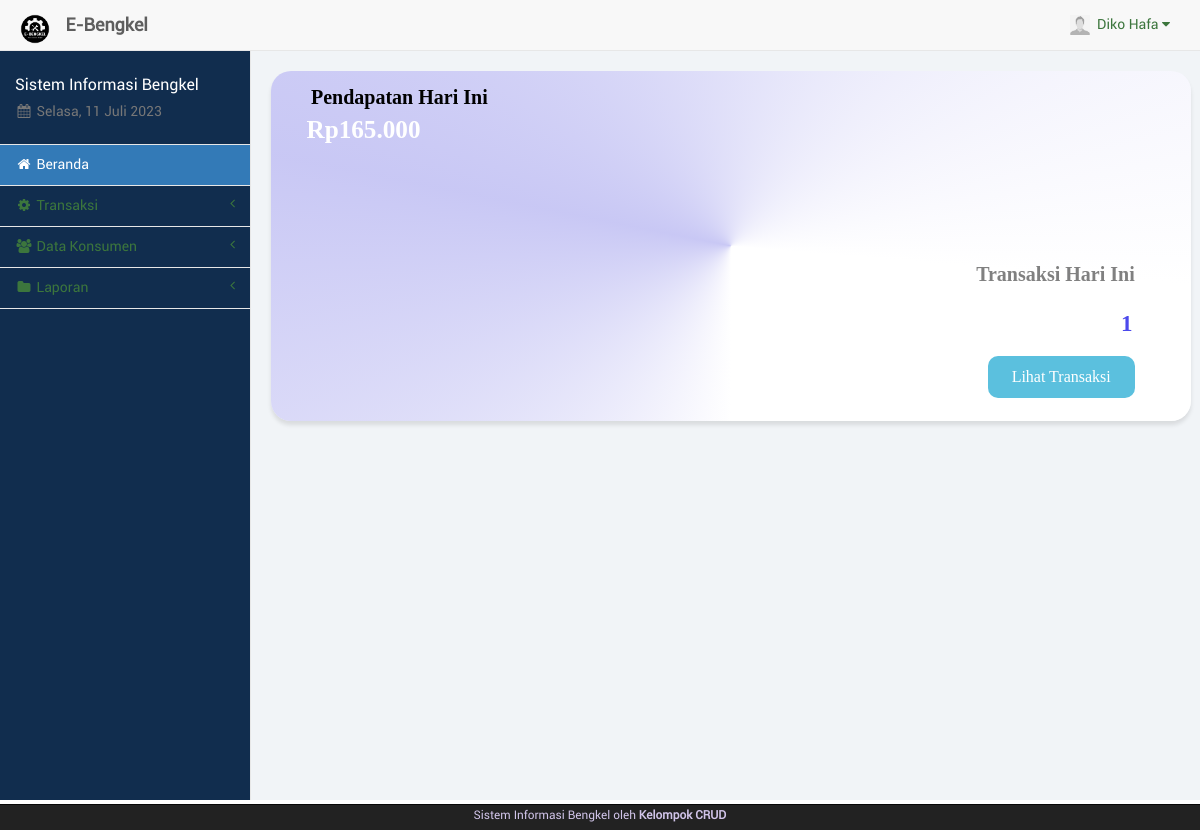
Screenshot of /kasir/index.php?login=success (signed in) with the database file from the repository.
### tables this page shows
CREATE TABLE `kasir` (
  `id_kasir` int(11) NOT NULL,
  `nama_kasir` varchar(50) NOT NULL,
  `telp_kasir` varchar(20) NOT NULL,
  `user_kasir` varchar(50) NOT NULL,
  `pass_kasir` varchar(100) NOT NULL,
  `foto_kasir` text NOT NULL,
  `id_adm` int(11) NOT NULL
);

### kasir/sess_check.php (called while the page is built, shortened)
<?php
	$chk_sess = $_SESSION['kasir'];
	include("dist/config/koneksi.php");
	$sql_sess = "SELECT * FROM kasir WHERE id_kasir='". $chk_sess ."'";
	$ress_sess = mysqli_query($conn, $sql_sess);
	$row_sess = mysqli_fetch_array($ress_sess);
	$sess_kasirname = $row_sess['nama_kasir'];
	$sess_kasirfoto = $row_sess['foto_kasir'];
?>

### kasir/layout_top.php (the view, shortened to what this page needs)
<?php
	$haries = array("Sunday" => "Minggu", "Monday" => "Senin", "Tuesday" => "Selasa", "Wednesday" => "Rabu", "Thursday" => "Kamis", "Friday" => "Jum'at", "Saturday" => "Sabtu");
	$bulans = array("", "Januari", "Februari", "Maret", "April", "Mei", "Juni", "Juli", "Agustus", "September", "Oktober", "November", "Desember");
	$hari_ini = $haries[date("l")];
	$bulan_ini = $bulans[date("n")];
	$tanggal = date("d");
	$tahun = date("Y");
?>
<!DOCTYPE html>
<html lang="en">
<head>
	<link rel="stylesheet" href="p.css">
	<link href="libs/bootstrap/dist/css/bootstrap.min.css" rel="stylesheet">
	<link href="libs/metisMenu/dist/metisMenu.min.css" rel="stylesheet">
    <link href="libs/datatables-plugins/integration/bootstrap/3/dataTables.bootstrap.css" rel="stylesheet">
    <link href="libs/datatables-responsive/css/dataTables.responsive.css" rel="stylesheet">
	<link href="dist/css/sb-admin-2.css" rel="stylesheet">
	<link href="dist/css/offline-font.css" rel="stylesheet">
	<link href="dist/css/custom.css" rel="stylesheet">
	<link href="libs/font-awesome/css/font-awesome.min.css" rel="stylesheet" type="text/css">
</head>
<body>
    <div id="wrapper" style="background-color: rgba(17, 45, 78, 1);">
        <nav class="navbar navbar-default navbar-static-top" role="navigation" style="margin-bottom: 0">
            <div class="navbar-header">
				<a class="navbar-brand hidden-xs" href="index.php">
					<img src="img/logo.png" alt="brand" width="40" class="float-left image-brand">
					<div class="float-right">&nbsp;<strong>E-Bengkel</strong></div>
				</a>
			</div>
            <ul class="nav navbar-top-links navbar-right">
				<li class="dropdown dropdown-right">
					<a class="dropdown-toggle" data-toggle="dropdown" href="#">
						<img src="../img/<?php echo $sess_kasirfoto;?>" width="20px" height="20px" padding="0px">&nbsp;&nbsp;<?php echo ucfirst($sess_kasirname); ?>&nbsp;<i class="fa fa-caret-down"></i>
					</a>
				</li>
			</ul>
            <div class="navbar-default sidebar" role="navigation" style="background-color: rgba(17, 45, 78, 1);">
                <div class="sidebar-nav navbar-collapse">
                    <ul class="nav" id="side-menu">
                        <li class="sidebar-search">
							<h4 style="color: white;">Sistem Informasi Bengkel</h4>
							<h5 class="text-muted"><i class="fa fa-calendar fa-fw"></i>&nbsp;<?php echo $hari_ini.", ".$tanggal." ".$bulan_ini." ".$tahun ?></h5>
						</li>
						<?php
							if($pagedesc == "Beranda") {
								echo '<li><a href="index.php" class="active"><i class="fa fa-home fa-fw"></i>&nbsp;Beranda</a></li>';
							}
							else {
								echo '<li><a href="index.php"><i class="fa fa-home fa-fw"></i>&nbsp;Beranda</a></li>';
							}
							if(isset($menuparent) && $menuparent == "transaksi") {
								echo '<li class="active">';
							}
							else {
								echo '<li>';
							}
						?>
							<a href="#"><i class="fa fa-gear fa-fw"></i>&nbsp;Transaksi<span class="fa arrow"></span></a>
						</li>
						<?php
							if(isset($menuparent) && $menuparent == "konsumen") {
								echo '<li class="active">';
							}
							else {
								echo '<li>';
							}
						?>
							<a href="#"><i class="fa fa-group fa-fw"></i>&nbsp;Data Konsumen<span class="fa arrow"></span></a>
						<?php
							if(isset($menuparent) && $menuparent == "laporan") {
								echo '<li class="active">';
							}
							else {
								echo '<li>';
							}
						?>
							<a href="#"><i class="fa fa-folder fa-fw"></i>&nbsp;Laporan<span class="fa arrow"></span></a>
						</li>
	                </ul>
                </div>
            </div>
        </nav>

### rows the page displays
kasir: foto_kasir (picture), nama_kasir "Diko Hafa"

### other values shown
format_rupiah($ttl) "Rp165.000"
$jmltrx "1"
